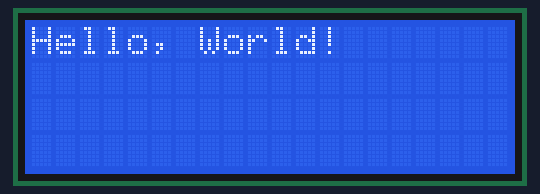
Bench run of a program on a simulated ESP32. Shown: 20×4 character LCD.

Above: at 3.1 s.

The program:

main.cpp
```cpp
#include <Arduino.h>
#include <LiquidCrystal_I2C.h>
//#include <Wire.h>

LiquidCrystal_I2C lcd(0x27, 20, 4);

// put function declarations here:
int myFunction(int, int);

void setup() {
    // put your setup code here, to run once:
    //Wire.setPins(26, 27);
    delay(1000);
    //LiquidCrystal_I2C lcd(0x27, 20, 4);
    delay(1000);
    lcd.init();
    delay(1000);
    lcd.backlight();
}

void loop() {
    // put your main code here, to run repeatedly:
    lcd.setCursor(0, 0);
    lcd.print("Hello, World!");

    delay(1000);
}
```
